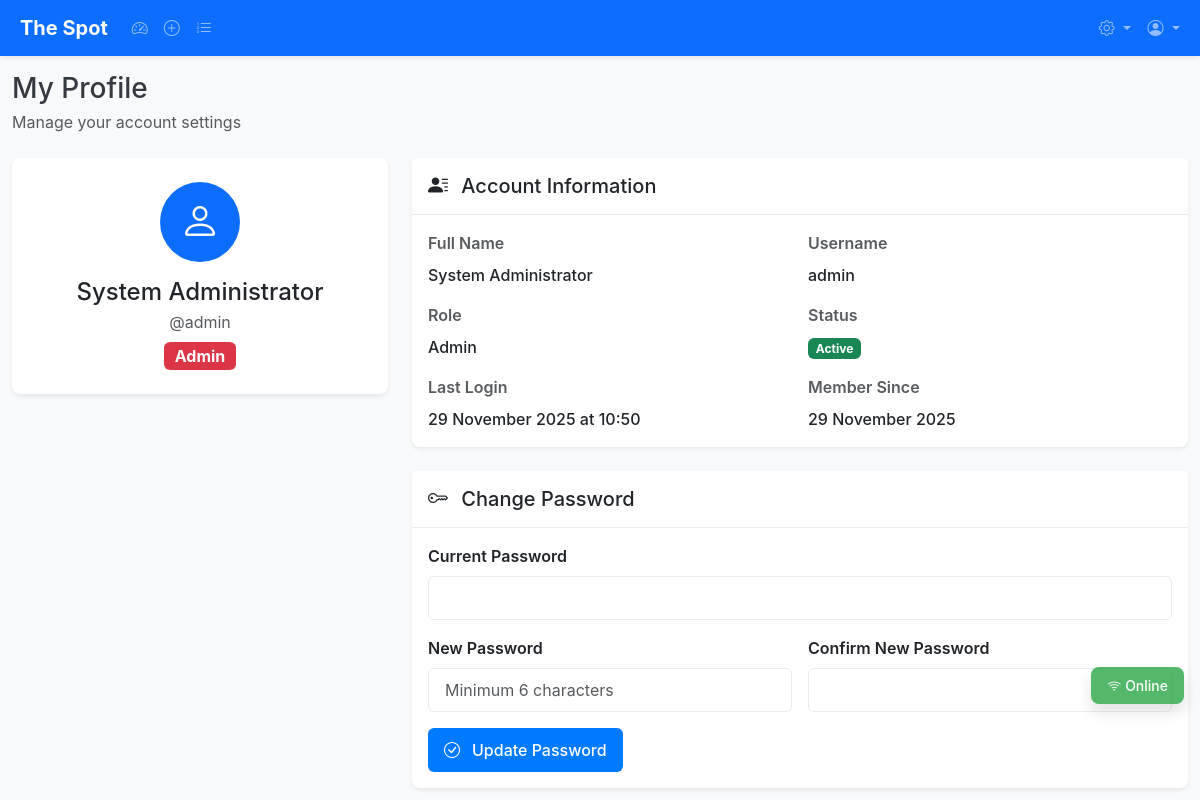
Before: /auth/profile (signed in) with the older database file.
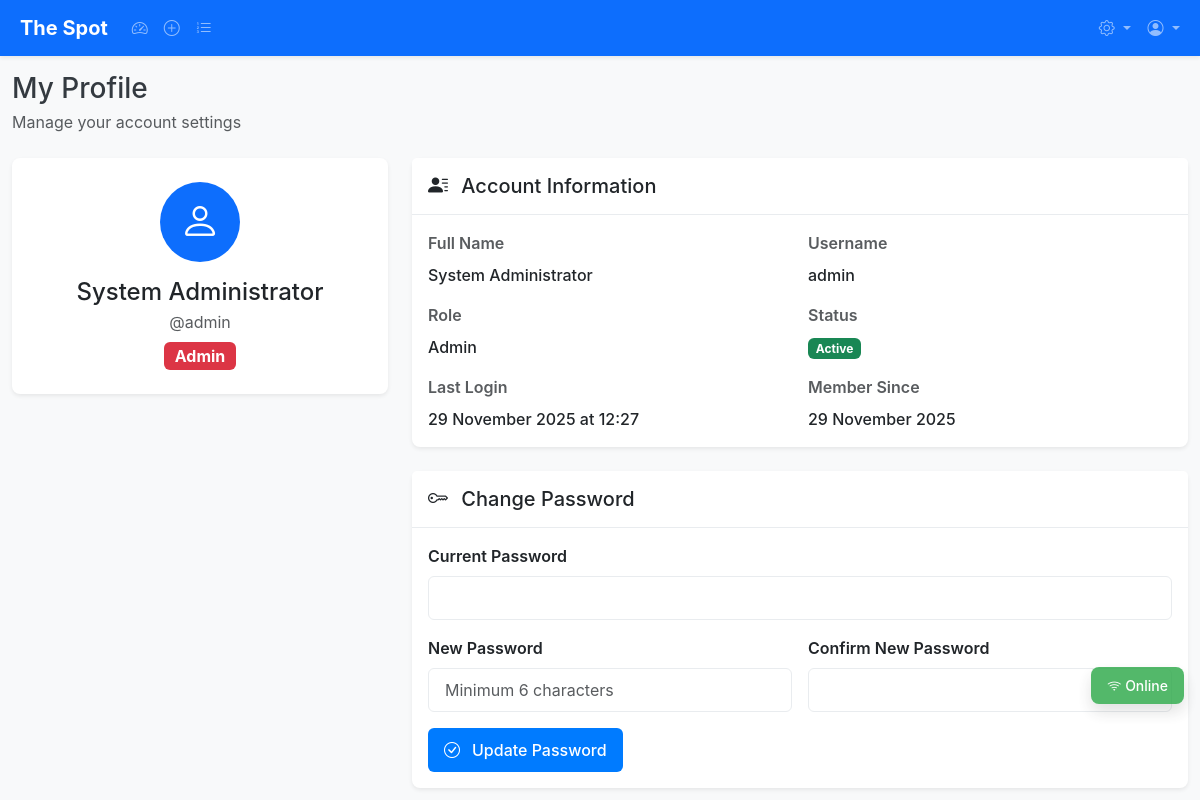
After: the same page with the newer database file.
### backend/app/models/user.py (models this page shows, shortened)
class User(UserMixin, db.Model):
    __tablename__ = 'users'
    id = db.Column(db.Integer, primary_key=True)
    username = db.Column(db.String(50), unique=True, nullable=False, index=True)
    password_hash = db.Column(db.String(255), nullable=False)
    full_name = db.Column(db.String(100), nullable=False)
    email = db.Column(db.String(100), unique=True, nullable=True)
    phone = db.Column(db.String(20), nullable=True)
    role = db.Column(db.Enum('admin', 'manager', 'staff', name='user_role'), nullable=False, default='staff')
    is_active = db.Column(db.Boolean, default=True, nullable=False)
    created_at = db.Column(db.DateTime, default=datetime.utcnow, nullable=False)
    last_login = db.Column(db.DateTime, nullable=True)

### backend/app/routes/auth.py (the view)
@bp.route('/profile', methods=['GET'])
@login_required
def profile():
    if request.is_json:
        return jsonify({
            'success': True,
            'data': {
                'user': current_user.to_dict()
            },
            'timestamp': datetime.datetime.utcnow().isoformat()
        })
    else:
        return render_template('auth/profile.html', user=current_user)

### frontend/templates/auth/profile.html (shortened to what this page needs)
{% extends "base.html" %}
{% block content %}
<div class="container-fluid py-3">
    <div class="row mb-4">
        <div class="col-12">
            <h1 class="h3 mb-1">My Profile</h1>
            <p class="text-muted mb-0">Manage your account settings</p>
        </div>
    </div>
    <div class="row g-4">
        <div class="col-12 col-lg-4">
            <div class="card shadow-sm text-center">
                <div class="card-body py-4">
                    <div class="bg-primary text-white rounded-circle d-inline-flex align-items-center justify-content-center mb-3"
                         style="width: 80px; height: 80px;">
                        <i class="bi bi-person fs-1"></i>
                    </div>
                    <h4 class="card-title mb-1">{{ current_user.full_name }}</h4>
                    <p class="text-muted mb-2">@{{ current_user.username }}</p>
                    <span class="badge bg-{{ 'danger' if current_user.role == 'admin' else 'warning' if current_user.role == 'manager' else 'info' }} fs-6">
                        {{ current_user.role.title() }}
                    </span>
                </div>
            </div>
        </div>
        <div class="col-12 col-lg-8">
            <div class="card shadow-sm mb-4">
                <div class="card-header">
                    <h5 class="card-title mb-0">
                        <i class="bi bi-person-lines-fill me-2"></i>
                        Account Information
                    </h5>
                </div>
                <div class="card-body">
                    <div class="row g-3">
                        <div class="col-md-6">
                            <label class="form-label text-muted">Full Name</label>
                            <div class="fw-medium">{{ current_user.full_name }}</div>
                        </div>
                        <div class="col-md-6">
                            <label class="form-label text-muted">Username</label>
                            <div class="fw-medium">{{ current_user.username }}</div>
                        </div>
                        <div class="col-md-6">
                            <label class="form-label text-muted">Role</label>
                            <div class="fw-medium">{{ current_user.role.title() }}</div>
                        </div>
                        <div class="col-md-6">
                            <label class="form-label text-muted">Status</label>
                            <div>
                                {% if current_user.is_active %}
                                    <span class="badge bg-success">Active</span>
                                {% else %}
                                    <span class="badge bg-secondary">Inactive</span>
                                {% endif %}
                            </div>
                        </div>
                        <div class="col-md-6">
                            <label class="form-label text-muted">Last Login</label>
                            <div class="fw-medium">
                                {% if current_user.last_login %}
                                    {{ current_user.last_login.strftime('%d %B %Y at %H:%M') }}
                                {% else %}
                                    N/A
                                {% endif %}
                            </div>
                        </div>
                        <div class="col-md-6">
                            <label class="form-label text-muted">Member Since</label>
                            <div class="fw-medium">{{ current_user.created_at.strftime('%d %B %Y') }}</div>
                        </div>
                    </div>
                </div>
            </div>
            <div class="card shadow-sm">
                <div class="card-header">
                    <h5 class="card-title mb-0">
                        <i class="bi bi-key me-2"></i>
                        Change Password
                    </h5>
                </div>
                <div class="card-body">
                    <form method="POST" action="{{ url_for('auth.change_password') }}">
                        <div class="row g-3">
                            <div class="col-12">
                                <label class="form-label">Current Password</label>
                                <input type="password" class="form-control" name="current_password" required>
                            </div>
                            <div class="col-md-6">
                                <label class="form-label">New Password</label>
                                <input type="password" class="form-control" name="new_password" required
                                       minlength="6" placeholder="Minimum 6 characters">
                            </div>
                            <div class="col-md-6">
                                <label class="form-label">Confirm New Password</label>
                                <input type="password" class="form-control" name="confirm_password" required>
                            </div>
                            <div class="col-12">
                                <button type="submit" class="btn btn-primary">
                                    <i class="bi bi-check-circle me-2"></i>
                                    Update Password
                                </button>
                            </div>
                        </div>
                    </form>
                </div>
            </div>
        </div>
    </div>
</div>
{% endblock %}

### frontend/templates/base.html (shortened to what this page needs)
<!DOCTYPE html>
<html lang="en" class="h-100">
<head>
    <link href="https://cdn.jsdelivr.net/npm/bootstrap@5.3.0/dist/css/bootstrap.min.css" rel="stylesheet">
    <link rel="stylesheet" href="https://cdn.jsdelivr.net/npm/bootstrap-icons@1.11.0/font/bootstrap-icons.css">
    <link rel="stylesheet" href="{{ url_for('static', filename='css/app.css') }}">
</head>
<body class="d-flex flex-column h-100">
    {% if current_user.is_authenticated %}
    <nav class="navbar navbar-expand-lg navbar-dark bg-primary sticky-top shadow-sm">
        <div class="container-fluid">
            <a class="navbar-brand d-flex align-items-center" href="{{ url_for('main.dashboard') }}">
                <span class="fw-bold">The Spot</span>
            </a>
            <div class="collapse navbar-collapse" id="navbarNav">
                <ul class="navbar-nav me-auto">
                    <li class="nav-item">
                        <a class="nav-link" href="{{ url_for('main.dashboard') }}">
                            <i class="bi bi-speedometer2"></i>
                        </a>
                    </li>
                    {% if current_user.role in ['admin', 'manager'] %}
                    <li class="nav-item">
                        <a class="nav-link" href="{{ url_for('main.new_order') }}">
                            <i class="bi bi-plus-circle"></i>
                        </a>
                    </li>
                    {% endif %}
                    <li class="nav-item">
                        <a class="nav-link" href="{{ url_for('main.queue') }}">
                            <i class="bi bi-list-ol"></i>
                        </a>
                    </li>
                </ul>
                <ul class="navbar-nav">
                    {% if current_user.role in ['admin', 'manager'] %}
                    <li class="nav-item dropdown">
                        <a class="nav-link dropdown-toggle" href="#" role="button" data-bs-toggle="dropdown">
                            <i class="bi bi-gear"></i>
                        </a>
                    </li>
                    {% endif %}
                    <li class="nav-item dropdown">
                        <a class="nav-link dropdown-toggle" href="#" role="button" data-bs-toggle="dropdown">
                            <i class="bi bi-person-circle"></i>
                        </a>
                    </li>
                </ul>
            </div>
        </div>
    </nav>
    {% endif %}
    <main class="flex-shrink-0">
        {% block content %}{% endblock %}
    </main>
    <div id="connectionStatus" class="connection-indicator">
        <i class="bi bi-wifi"></i>
        <span>Online</span>
    </div>
</body>
</html>

### frontend/static/css/app.css (style rules this page uses)
:root { --spot-primary: #007bff; --spot-primary-dark: #0056b3; --spot-secondary: #6c757d; --spot-success: #28a745; --spot-success-dark: #1e7e34; --spot-warning: #ffc107; --spot-warning-dark: #d39e00; --spot-danger: #dc3545; --spot-danger-dark: #bd2130; --spot-info: #17a2b8; --spot-info-dark: #117a8b; --spot-light: #f8f9fa; --spot-dark: #343a40; --spot-white: #ffffff; --spot-gray: #6c757d; --spot-gray-light: #e9ecef; --spot-font-family: -apple-system, BlinkMacSystemFont, "Segoe UI", Roboto, "Helvetica Neue", Arial, sans-serif; --spot-font-size-sm: 0.875rem; --spot-font-size-base: 1rem; --spot-font-size-lg: 1.125rem; --spot-line-height: 1.5; --spot-spacing-xs: 0.25rem; --spot-spacing-sm: 0.5rem; --spot-spacing-md: 1rem; --spot-spacing-lg: 1.5rem; --spot-spacing-xl: 3rem; --spot-border-radius: 0.375rem; --spot-border-radius-lg: 0.5rem; --spot-border-radius-xl: 1rem; --spot-shadow-sm: 0 0.125rem 0.25rem rgba(0, 0, 0, 0.075); --spot-shadow: 0 0.5rem 1rem rgba(0, 0, 0, 0.15); --spot-shadow-lg: 0 1rem 3rem rgba(0, 0, 0, 0.175); --spot-touch-target: 44px; --spot-touch-target-lg: 52px; --spot-z-dropdown: 1000; --spot-z-sticky: 1020; --spot-z-fixed: 1030; --spot-z-modal-backdrop: 1040; --spot-z-modal: 1050; --spot-z-popover: 1060; --spot-z-tooltip: 1070; }
* { -webkit-tap-highlight-color: rgba(0, 0, 0, 0.1); -webkit-touch-callout: none; -webkit-user-select: none; -moz-user-select: none; -ms-user-select: none; user-select: text; }
body { font-family: var(--spot-font-family); font-size: var(--spot-font-size-base); line-height: var(--spot-line-height); color: var(--spot-dark); background-color: var(--spot-light); -webkit-font-smoothing: antialiased; -moz-osx-font-smoothing: grayscale; }
.navbar-brand { font-weight: 700; font-size: 1.25rem; }
.card { border: none; border-radius: var(--spot-border-radius-lg); box-shadow: var(--spot-shadow-sm); transition: transform 0.2s ease, box-shadow 0.2s ease; }
.card-header { background-color: var(--spot-white); border-bottom: 1px solid var(--spot-gray-light); padding: var(--spot-spacing-md); font-weight: 600; }
.form-control, .form-select { min-height: var(--spot-touch-target); font-size: 1rem; border-radius: var(--spot-border-radius); border: 1px solid var(--spot-gray-light); padding: var(--spot-spacing-sm) var(--spot-spacing-md); }
.form-label { font-weight: 600; margin-bottom: var(--spot-spacing-sm); display: block; }
.btn { min-height: var(--spot-touch-target); padding: var(--spot-spacing-sm) var(--spot-spacing-md); font-weight: 500; border-radius: var(--spot-border-radius); transition: all 0.2s ease; border: none; display: inline-flex; align-items: center; justify-content: center; gap: var(--spot-spacing-xs); }
.btn-primary { background-color: var(--spot-primary); border-color: var(--spot-primary); }
.connection-indicator { position: fixed; bottom: 80px; right: 16px; background: var(--spot-success); color: white; padding: var(--spot-spacing-sm) var(--spot-spacing-md); border-radius: var(--spot-border-radius-lg); font-size: var(--spot-font-size-sm); font-weight: 500; box-shadow: var(--spot-shadow); z-index: var(--spot-z-fixed); display: flex; align-items: center; gap: var(--spot-spacing-xs); opacity: 0.8; transition: opacity 0.3s ease; }

Changed rows visible on the page:
changed User "System Administrator": last_login "29 November 2025 at 10:50" → "29 November 2025 at 12:27"
